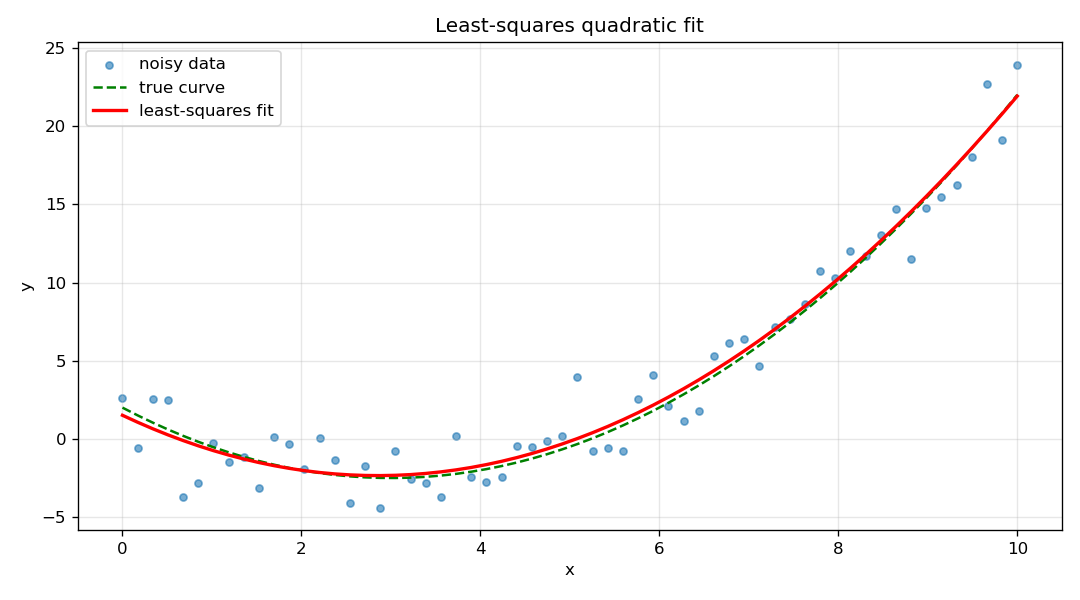

This chart was generated by the following Python code:
"""Least-squares fitting demo: noisy data -> polynomial fit -> plot."""
import matplotlib
matplotlib.use("Agg")
import matplotlib.pyplot as plt
import numpy as np

from scientific import least_squares_fit

rng = np.random.default_rng(42)
x = np.linspace(0, 10, 60)
y_true = 0.5 * x ** 2 - 3 * x + 2
y = y_true + rng.normal(0, 2, size=x.shape)

coeffs = least_squares_fit(x, y, degree=2)
y_fit = np.polyval(coeffs, x)
residual = np.sqrt(np.mean((y - y_fit) ** 2))

print(f"true coeffs:      [0.5, -3, 2]")
print(f"fitted coeffs:    {[round(c, 3) for c in coeffs]}")
print(f"RMSE of fit:      {residual:.3f}")

plt.figure(figsize=(9, 5))
plt.scatter(x, y, s=18, alpha=0.6, label="noisy data")
plt.plot(x, y_true, "g--", label="true curve")
plt.plot(x, y_fit, "r-", linewidth=2, label="least-squares fit")
plt.xlabel("x")
plt.ylabel("y")
plt.title("Least-squares quadratic fit")
plt.legend()
plt.grid(True, alpha=0.3)
plt.tight_layout()
plt.savefig("least_squares.png", dpi=120)
print("saved least_squares.png")
